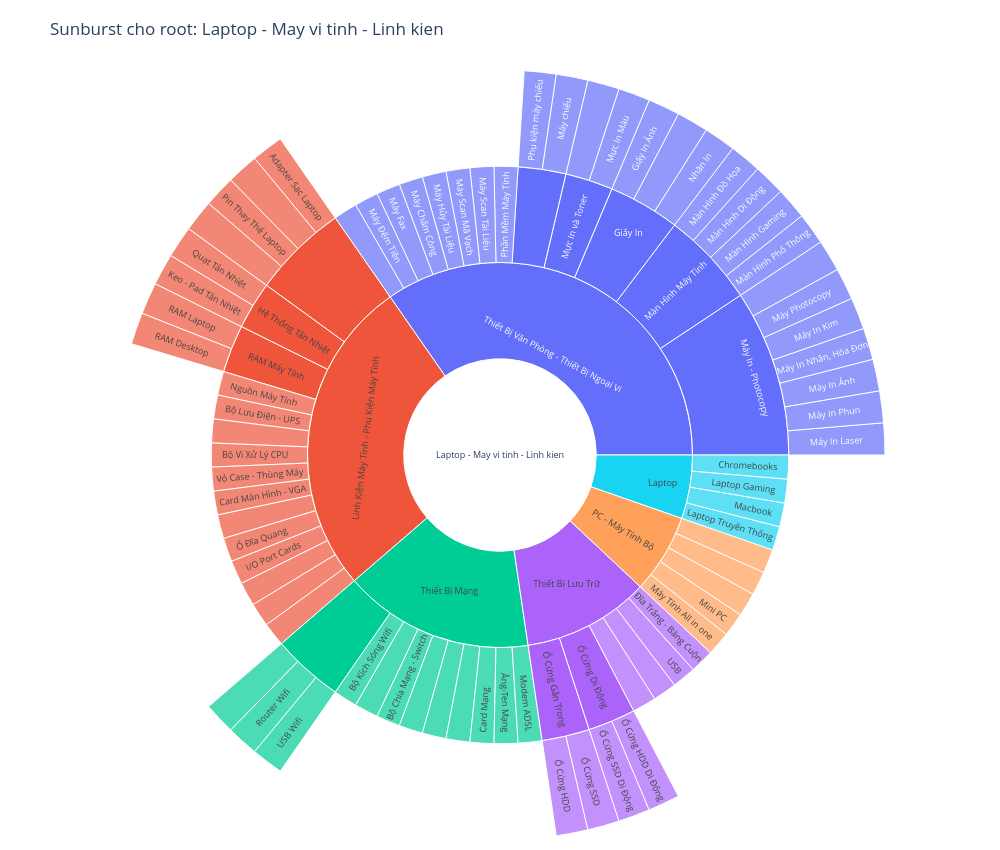
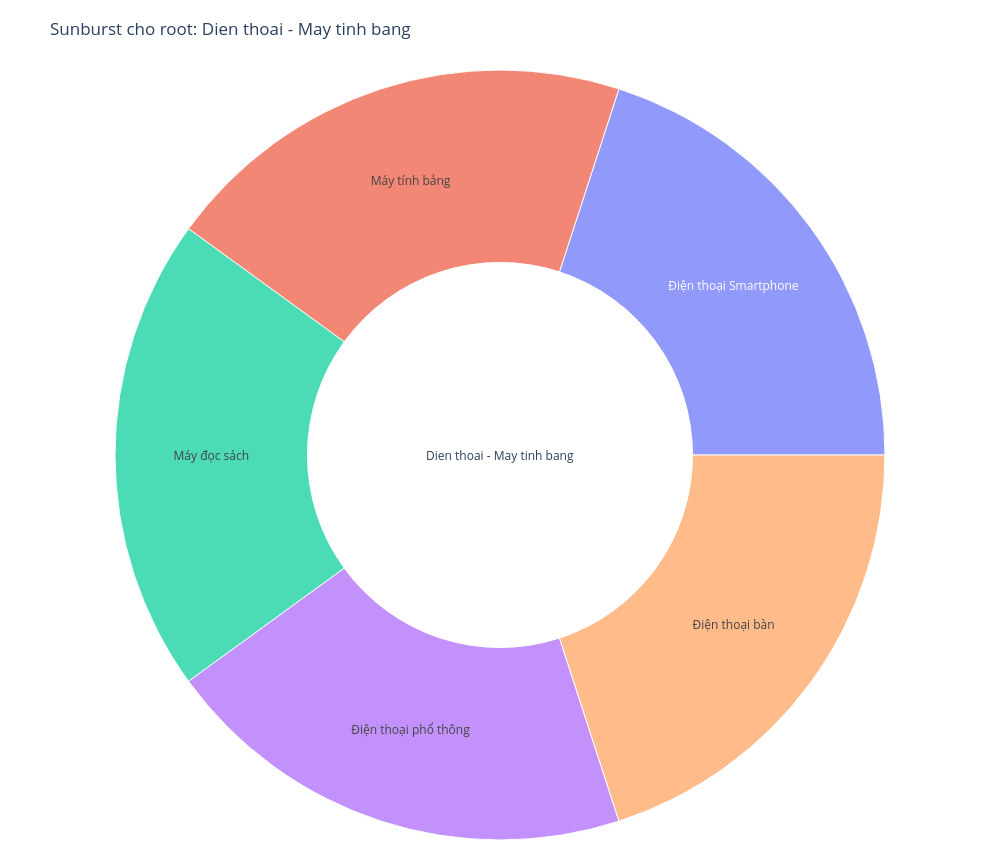
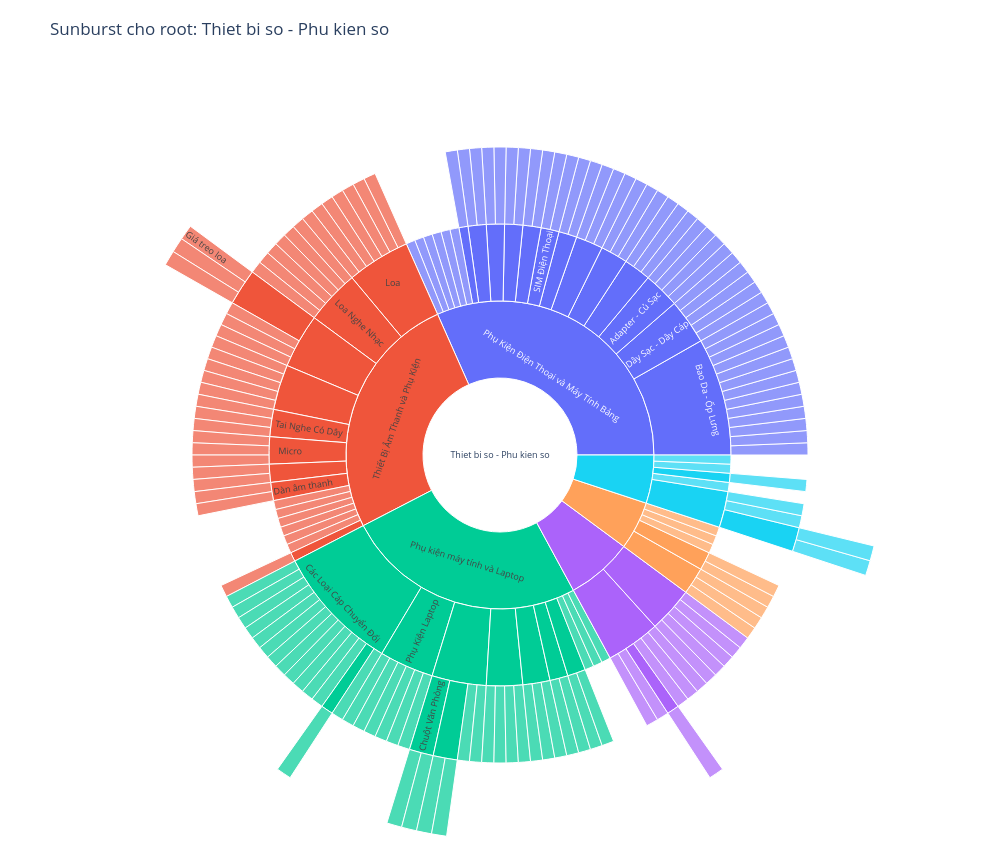
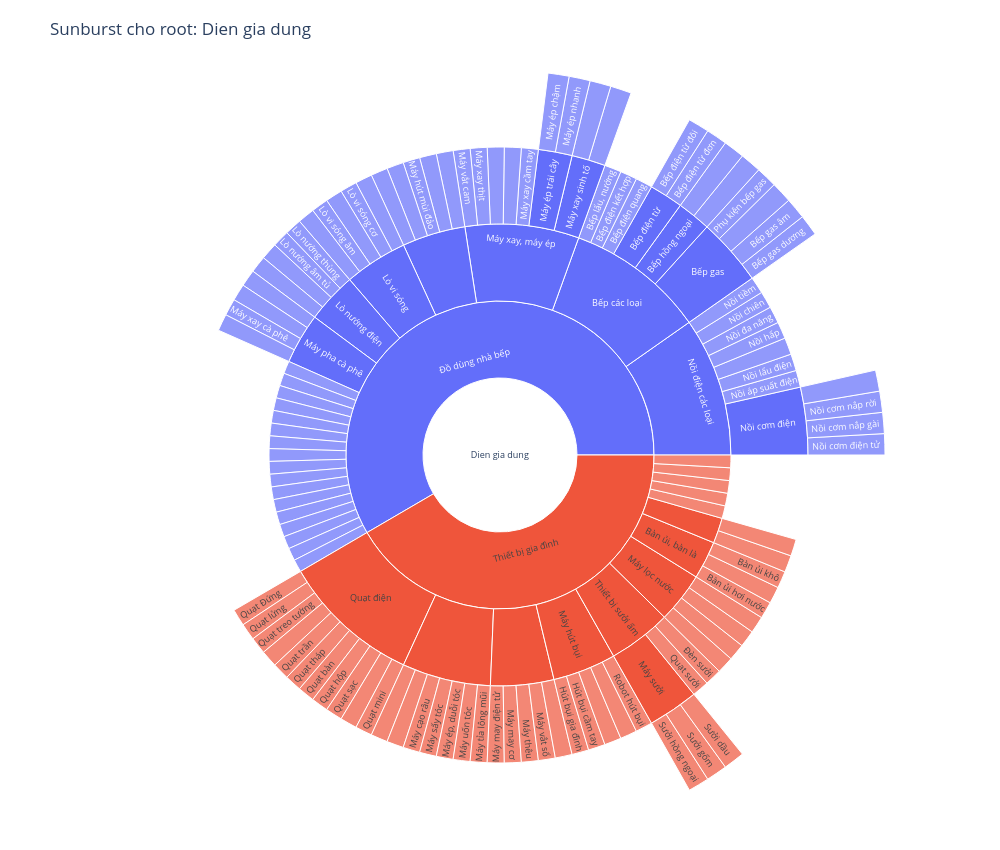

The code cell stored with these charts, in order, in its notebook:
### Markdown cell above
### Biểu đồ tương tác cho toàn bộ cây category

Mục đích: Khám phá rõ hơn mối quan hệ giữa các category, đặc biệt là các category con và category cha, để từ đó có thể thiết kế biểu đồ tương tác phù hợp.

### Code cell
import pandas as pd
import plotly.express as px
import unicodedata
from pathlib import Path
from collections import defaultdict

if "df_category" in globals():
    categories_sunburst = df_category.copy()
else:
    categories_sunburst = pd.read_csv(Path("../data/categories.csv"))

required_cols = {"category_id", "category_name", "parent_category"}
missing_cols = required_cols - set(categories_sunburst.columns)
if missing_cols:
    raise ValueError(f"Thiếu cột bắt buộc: {missing_cols}")

if "source_category" not in categories_sunburst.columns:
    categories_sunburst["source_category"] = ""

sunburst_df = categories_sunburst[["category_id", "category_name", "parent_category", "source_category"]].copy()
sunburst_df["category_id"] = sunburst_df["category_id"].astype(str).str.strip()
sunburst_df["category_name"] = sunburst_df["category_name"].astype(str).str.strip()
sunburst_df["parent_category"] = sunburst_df["parent_category"].fillna("").astype(str).str.strip()
sunburst_df["source_category"] = sunburst_df["source_category"].fillna("").astype(str).str.strip()

# 5 root cần focus
roots_to_focus = [
    "Laptop - May vi tinh - Linh kien",
    "Dien thoai - May tinh bang",
    "Thiet bi so - Phu kien so",
    "Dien gia dung",
    "Dien tu - Dien lanh",
]

def normalize_text(s: str) -> str:
    s = str(s).strip().lower()
    s = s.replace("đ", "d")
    s = unicodedata.normalize("NFD", s)
    s = "".join(ch for ch in s if unicodedata.category(ch) != "Mn")
    return " ".join(s.split())

# Tạo key để map parent -> child theo ID, tránh lỗi trùng category_name
sunburst_df["name_key"] = sunburst_df["category_name"].apply(normalize_text)
sunburst_df["source_key"] = sunburst_df["source_category"].apply(normalize_text)
sunburst_df["node_id"] = sunburst_df["category_id"]

name_source_to_ids = defaultdict(list)
name_to_ids = defaultdict(list)
for _, row in sunburst_df.iterrows():
    name_source_to_ids[(row["source_key"], row["name_key"])].append(row["node_id"])
    name_to_ids[row["name_key"]].append(row["node_id"])

def resolve_parent_id(row):
    parent_name = row["parent_category"]
    if parent_name == "":
        return ""

    parent_key = normalize_text(parent_name)
    source_key = row["source_key"]

    candidates = list(dict.fromkeys(name_source_to_ids.get((source_key, parent_key), [])))
    if len(candidates) == 1:
        return candidates[0]

    candidates = list(dict.fromkeys(name_to_ids.get(parent_key, [])))
    if len(candidates) == 1:
        return candidates[0]

    return candidates[0] if len(candidates) > 0 else ""

sunburst_df["parent_id"] = sunburst_df.apply(resolve_parent_id, axis=1)

# Build cây parent_id -> child_id
children_map = defaultdict(list)
for _, row in sunburst_df.iterrows():
    parent_id = row["parent_id"]
    if parent_id != "":
        children_map[parent_id].append(row["node_id"])

def get_all_descendants(root_id: str):
    keep = set()
    stack = [root_id]
    while stack:
        cur = stack.pop()
        if cur in keep:
            continue
        keep.add(cur)
        stack.extend(children_map.get(cur, []))
    return keep

for root in roots_to_focus:
    root_key = normalize_text(root)
    root_candidates = list(dict.fromkeys(name_to_ids.get(root_key, [])))

    if len(root_candidates) == 0:
        print(f"Không tìm thấy root trong categories: {root}")
        continue

    top_level_candidates = [
        rid for rid in root_candidates
        if sunburst_df.loc[sunburst_df["node_id"] == rid, "parent_id"].iloc[0] == ""
    ]
    root_id = top_level_candidates[0] if top_level_candidates else root_candidates[0]

    keep_ids = get_all_descendants(root_id)

    df_root = sunburst_df[sunburst_df["node_id"].isin(keep_ids)].copy()
    df_root = df_root[["node_id", "category_name", "parent_id"]].drop_duplicates(subset=["node_id"])

    # đảm bảo root là nút gốc trong chart này
    df_root.loc[df_root["node_id"] == root_id, "parent_id"] = ""

    real_root = df_root.loc[df_root["node_id"] == root_id, "category_name"].iloc[0]

    fig = px.sunburst(
        df_root,
        ids="node_id",
        names="category_name",
        parents="parent_id",
        title=f"Sunburst cho root: {real_root}",
    )
    
    fig.update_layout(
        height=850,
        width=1000,
        margin=dict(t=70, l=10, r=10, b=10),
        uniformtext=dict(minsize=9, mode="hide"),
    )
    fig.show()

### Figure 1 — Plotly figure (JSON) as saved in the notebook; plotly's stock layout.template omitted (floating-point values rounded to 4 significant figures)
{"data": [{"domain": {"x": [0, 1], "y": [0, 1]}, "hovertemplate": "category_name=%{label}<br>parent_id=%{parent}<br>node_id=%{id}<extra></extra>", "ids": ["1846", "8095", "29010", "2458", "5584", "29012", "12884", "2665", "28932", "12672", "28934", "28930", "2308", "6556", "6561", "8089", "28936", "28938", "8087", "28940", "6255", "4532", "28942", "28944", "4542", "8086", "28946", "28948", "28950", "2664", "28952", "28960", "30020", "10089", "12886", "8088", "29006", "12890", "8060", "28844", "4051", "2146", "1827", "28840", "28842", "5350", "5349", "1828", "28838", "2663", "13150", "4316", "4293", "4294", "4343", "4345", "4454", "4642", "28894", "4346", "7361", "28896", "4585", "8093", "8094", "7369", "5172", "29014", "29016", "8129", "28900", "11964", "11956", "11962", "11960", "28902", "28904", "28906", "11958", "11966", "2680", "2679", "12298", "28908", "28910", "28914", "28916", "11968", "28918", "28920", "28922", "28924", "28926"], "labels": ["Laptop - May vi tinh - Linh kien", "Laptop", "Laptop Truyền Thống", "Macbook", "Laptop Gaming", "Chromebooks", "Thiết Bị Văn Phòng - Thiết Bị Ngoại Vi", "Màn Hình Máy Tính", "Màn Hình Phổ Thông", "Màn Hình Gaming", "Màn Hình Di Động", "Màn Hình Đồ Họa", "Máy In - Photocopy", "Máy In Laser", "Máy In Phun", "Máy In Ảnh", "Máy In Nhãn, Hóa Đơn", "Máy In Kim", "Máy Photocopy", "Linh Kiện và Phụ Kiện Máy In", "Phần Mềm Máy Tính", "Mực In và Toner", "Mực In Màu", "Drums và Toner Cho Máy In Laser", "Máy Scan Tài Liệu", "Giấy In", "Nhãn In", "Giấy In Hóa Đơn - Giấy In Tem", "Giấy In Ảnh", "Máy Chiếu và Phụ Kiện Máy Chiếu", "Máy chiếu", "Phụ kiện máy chiếu", "Máy Scan Mã Vạch", "Máy Hủy Tài Liệu", "Máy Chấm Công", "Máy Fax", "Máy Đếm Tiền", "Thiết Bị Truyền Thông Hội Nghị", "Thiết Bị Lưu Trữ", "Ổ Cứng Gắn Trong", "Ổ Cứng HDD", "Ổ Cứng SSD", "Ổ Cứng Di Động", "Ổ Cứng SSD Di Động", "Ổ Cứng HDD Di Động", "Case Ổ Cứng- Hộp Đựng HDD Box - Dock Ổ Cứng", "Thiết Bị Lưu Trữ Qua Mạng NAS", "USB", "Đĩa Trắng - Băng Cuộn", "Thiết Bị Mạng", "Thiết Bị Phát Sóng Wifi", "Access Point - Điểm Truy Cập", "Router Wifi", "USB Wifi", "Bộ Kích Sóng Wifi", "Bộ Phát Wifi Di Động 3G/4G - Mifi", "Bộ Chia Mạng - Switch", "Phụ Kiện Thiết Bị Mạng", "Bộ Chuyển Đổi - Transceivers", "Mở Rộng Mạng Qua Đường Điện - Powerline Ethernet", "Card Mạng", "Ăng-Ten Mạng", "Modem ADSL", "PC - Máy Tính Bộ", "Máy Tính All in one", "Mini PC", "Máy Tính Để Bàn Lắp Ráp", "Towers - Máy Chủ - Server", "Máy Tính Bộ Thương Hiệu", "Linh Kiện Máy Tính - Phụ Kiện Máy Tính", "Nguồn Máy Tính", "Bộ Lưu Điện - UPS", "Mainboard - Board Mạch Chủ", "Bộ Vi Xử Lý CPU", "Vỏ Case - Thùng Máy", "Hệ Thống Tản Nhiệt", "Quạt Tản Nhiệt", "Keo - Pad Tản Nhiệt", "Card Màn Hình - VGA", "Sound Card - Card Âm Thanh", "RAM Máy Tính", "RAM Laptop", "RAM Desktop", "Ổ Đĩa Quang", "I/O Port Cards", "Thiết Bị Streaming và Capture Cards", "KVM Switches - Switch HDMI", "Linh Kiện Máy Tính Khác", "Linh Kiện Thay Thế Cho Laptop", "Adapter Sạc Laptop", "Bàn Phím Thay Thế Laptop", "Pin Thay Thế Laptop", "Linh Kiện Thay Thế Laptop Khác"], "name": "", "parents": ["", "1846", "8095", "8095", "8095", "8095", "1846", "12884", "2665", "2665", "2665", "2665", "12884", "2308", "2308", "2308", "2308", "2308", "2308", "2308", "12884", "12884", "4532", "4532", "12884", "12884", "8086", "8086", "8086", "12884", "2664", "2664", "12884", "12884", "12884", "12884", "12884", "12884", "1846", "8060", "28844", "28844", "8060", "1827", "1827", "8060", "8060", "8060", "8060", "1846", "2663", "13150", "13150", "13150", "2663", "2663", "2663", "2663", "2663", "2663", "2663", "2663", "2663", "1846", "8093", "8093", "8093", "8093", "8093", "1846", "8129", "8129", "8129", "8129", "8129", "8129", "28902", "28902", "8129", "8129", "8129", "2680", "2680", "8129", "8129", "8129", "8129", "8129", "8129", "28918", "28918", "28918", "28918"], "type": "sunburst"}], "layout": {"height": 850, "legend": {"tracegroupgap": 0}, "margin": {"b": 10, "l": 10, "r": 10, "t": 70}, "title": {"text": "Sunburst cho root: Laptop - May vi tinh - Linh kien"}, "uniformtext": {"minsize": 9, "mode": "hide"}, "width": 1000}}

### Figure 2 — Plotly figure (JSON) as saved in the notebook; plotly's stock layout.template omitted (floating-point values rounded to 4 significant figures)
{"data": [{"domain": {"x": [0, 1], "y": [0, 1]}, "hovertemplate": "category_name=%{label}<br>parent_id=%{parent}<br>node_id=%{id}<extra></extra>", "ids": ["1789", "1795", "1794", "28856", "1796", "8061"], "labels": ["Dien thoai - May tinh bang", "Điện thoại Smartphone", "Máy tính bảng", "Máy đọc sách", "Điện thoại phổ thông", "Điện thoại bàn"], "name": "", "parents": ["", "1789", "1789", "1789", "1789", "1789"], "type": "sunburst"}], "layout": {"height": 850, "legend": {"tracegroupgap": 0}, "margin": {"b": 10, "l": 10, "r": 10, "t": 70}, "title": {"text": "Sunburst cho root: Dien thoai - May tinh bang"}, "uniformtext": {"minsize": 9, "mode": "hide"}, "width": 1000}}

### Figure 3 — Plotly figure (JSON) as saved in the notebook; plotly's stock layout.template omitted (floating-point values rounded to 4 significant figures; data arrays with more than 128 entries replaced by an {"elided": "..."} marker saying what was removed)
{"data": [{"domain": {"x": [0, 1], "y": [0, 1]}, "hovertemplate": "category_name=%{label}<br>parent_id=%{parent}<br>node_id=%{id}<extra></extra>", "ids": {"elided": "206 str values"}, "labels": {"elided": "206 str values"}, "name": "", "parents": {"elided": "206 str values"}, "type": "sunburst"}], "layout": {"height": 850, "legend": {"tracegroupgap": 0}, "margin": {"b": 10, "l": 10, "r": 10, "t": 70}, "title": {"text": "Sunburst cho root: Thiet bi so - Phu kien so"}, "uniformtext": {"minsize": 9, "mode": "hide"}, "width": 1000}}

### Figure 4 — Plotly figure (JSON) as saved in the notebook; plotly's stock layout.template omitted (floating-point values rounded to 4 significant figures; data arrays with more than 128 entries replaced by an {"elided": "..."} marker saying what was removed)
{"data": [{"domain": {"x": [0, 1], "y": [0, 1]}, "hovertemplate": "category_name=%{label}<br>parent_id=%{parent}<br>node_id=%{id}<extra></extra>", "ids": {"elided": "138 str values"}, "labels": {"elided": "138 str values"}, "name": "", "parents": {"elided": "138 str values"}, "type": "sunburst"}], "layout": {"height": 850, "legend": {"tracegroupgap": 0}, "margin": {"b": 10, "l": 10, "r": 10, "t": 70}, "title": {"text": "Sunburst cho root: Dien gia dung"}, "uniformtext": {"minsize": 9, "mode": "hide"}, "width": 1000}}
